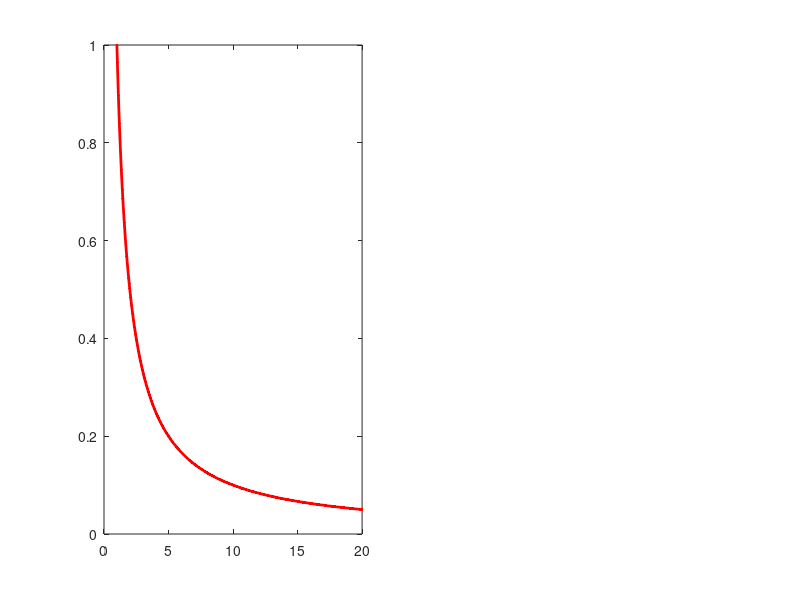

The MATLAB source for this figure: (Note: this script raises an error after producing the figure.)
close all

t0=1;T=20;y1=1; 
f=@(t,y) -5.*t.*(y.^2)+(5.*t-1)./(t.^2);
df=@(t,y)-10*t*y;
ye=@(t) 1./t;
nfig=1;
kmax=15;

tt=linspace(t0,T,500);
figure(nfig),subplot(121), plot(tt,ye(tt),'r.-','LineWidth',2), hold on%linea più spessa

for k=6:kmax
    N(k)=2^k;
    [trk,urk]=RK4(f,t0,T,y1,N(k));
    figure(nfig), subplot(121), plot(trk,urk,'b-'),xlabel('t'),ylabel('y(t)'), hold on, title('RK4')

   
  
    
    err=abs(ye(trk)-urk);
    E(k)=max(err);
    figure(nfig), subplot(122), semilogy(trk,err,'.-'), hold on, title('errore assoluto e_n')
    pause(1)
    %% stimo la velocità di convergenza
    if k>1
        p(k)=log2(E(k-1)/E(k));
    end
end

[t15s,u15s]=ode15s(f,[t0,T],y1);
   
    figure (nfig+1), subplot(121), plot(t15s,u15s,'o-'),xlabel('t'),ylabel('y(t)'),   title('ode15s'),    hold on


    err15s=abs(ye(t15s)-u15s);
    E15s=max(err15s);
    figure(nfig+1), subplot(122), semilogy(t15s,err15s,'.-'), hold on, title('e_n')
    pause(1)
    %% stimo la velocità di convergenza

    figure(nfig+1),subplot(121), plot(tt,ye(tt),'r.-','LineWidth',1), hold on%linea più spessa




[t45,u45]=ode45(f,[t0,T],y1);
   
    figure (nfig+2), plot(t45,u45,'o-'),xlabel('t'),ylabel('y(t)'),   title('ode45'),    hold on
        


    err45=abs(ye(t45)-u45);
    E45=max(err45);
    figure(nfig+2), subplot(122), semilogy(t45,err45,'.-'), hold on, title('e_n')
    pause(1)
    %% stimo la velocità di convergenza

    figure(nfig+2),subplot(121), plot(tt,ye(tt),'r.-','LineWidth',1), hold on%linea più spessa

%% tabella dei risultati 
h=(T-t0)./N;
disp('metodo RK4')
disp('passo h ------ errore max ----- p(ordine)----N' )
ris=[h(:),E(:),p(:),N(:)];
format long g
disp(ris)

disp('metodo ode15s')
disp('errore max ----- N' )
ris=[E15s,length(t15s)];
format long g
disp(ris)

disp('metodo ode45')
disp('errore max ----- N' )
ris=[E45,length(t45)];
format long g
disp(ris)

clear all
